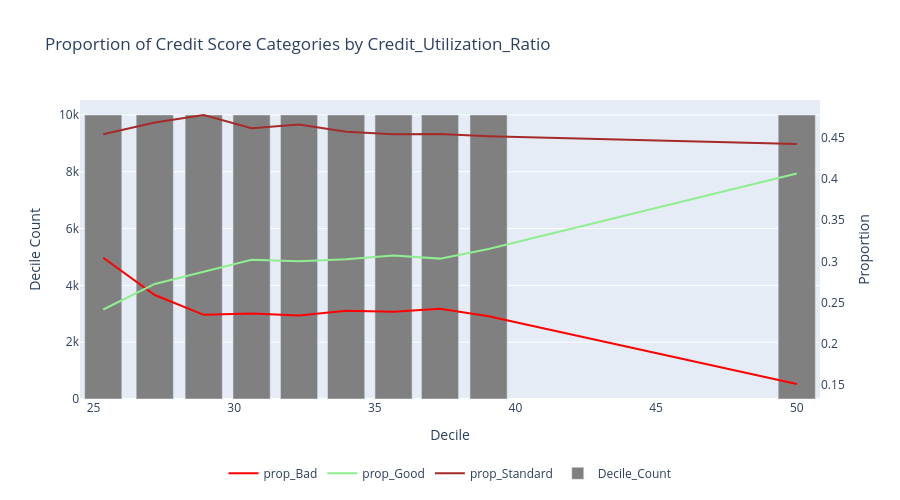

The code cell stored with this chart in its notebook:
### Markdown cell above
Proporción de Buenos: se observa una relación positiva la utilización del crédito y la proporción de deduores.

Proporción de standard: la realación entre la utilización del crédito es mixta: utilizaciones de crédito inferiores a 30% (aprox.) muestran una relación positiva, por encima de este umbral, la relación es negativa.

Proporción de malos: la proporción de malos y la utilización del crédito es, en tendencia, negativa, de modo que a mayor utilización de tarjetas menor proporción de malo, lo cual no es razonable.

### Code cell
chart_types = {
    "prop_Good":"line",
    "prop_Standard":"line",
    "prop_Bad": "line",  
    "Decile_Count": "bar"    
}

fig = plot_interactive_chart(
    df=deciles_summary,  
    y_columns=["prop_Bad", "prop_Good", "prop_Standard", "Decile_Count"],  
    x_column="Decile_Max",  
    chart_types=chart_types, 
    title=f"Proportion of Credit Score Categories by {continuous_variable}",
    x_title="Decile",
    y_title="Decile Count",  
    y2_title="Proportion",   
    secondary_y=["prop_Bad", "prop_Good", "prop_Standard"],  
    width=900,
    height=500,
    custom_colors={"prop_Bad": "red", "prop_Good":"lightgreen",
    "prop_Standard":"brown", "Decile_Count": "gray"}  
)

fig.show()

### Figure 1 — Plotly figure (JSON) as saved in the notebook; plotly's stock layout.template omitted (floating-point values rounded to 4 significant figures)
{"data": [{"line": {"color": "red"}, "mode": "lines", "name": "prop_Bad", "type": "scatter", "x": [25.34, 27.18, 28.92, 30.62, 32.31, 33.98, 35.66, 37.32, 39.04, 50.0], "y": [0.3043, 0.2592, 0.2352, 0.2369, 0.2343, 0.2403, 0.239, 0.2426, 0.2336, 0.1514], "yaxis": "y2"}, {"line": {"color": "lightgreen"}, "mode": "lines", "name": "prop_Good", "type": "scatter", "x": [25.34, 27.18, 28.92, 30.62, 32.31, 33.98, 35.66, 37.32, 39.04, 50.0], "y": [0.2417, 0.2726, 0.2875, 0.302, 0.3, 0.3026, 0.3072, 0.3033, 0.315, 0.4065], "yaxis": "y2"}, {"line": {"color": "brown"}, "mode": "lines", "name": "prop_Standard", "type": "scatter", "x": [25.34, 27.18, 28.92, 30.62, 32.31, 33.98, 35.66, 37.32, 39.04, 50.0], "y": [0.454, 0.4682, 0.4773, 0.4611, 0.4657, 0.4571, 0.4538, 0.4541, 0.4514, 0.4421], "yaxis": "y2"}, {"marker": {"color": "gray"}, "name": "Decile_Count", "type": "bar", "x": [25.34, 27.18, 28.92, 30.62, 32.31, 33.98, 35.66, 37.32, 39.04, 50.0], "y": [10000, 10000, 10000, 10000, 10000, 10000, 10000, 10000, 10000, 10000], "yaxis": "y"}], "layout": {"height": 500, "legend": {"orientation": "h", "x": 0.5, "xanchor": "center", "y": -0.2, "yanchor": "top"}, "title": {"text": "Proportion of Credit Score Categories by Credit_Utilization_Ratio"}, "width": 900, "xaxis": {"title": {"text": "Decile"}}, "yaxis": {"title": {"text": "Decile Count"}}, "yaxis2": {"overlaying": "y", "showgrid": false, "side": "right", "title": {"text": "Proportion"}}}}
